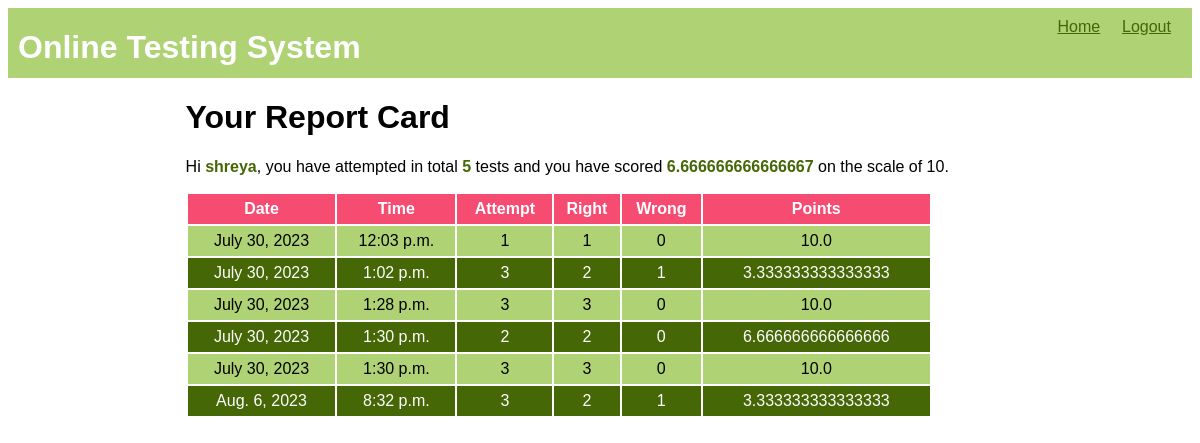
Page /OTS/test-history (signed in) on the committed database.
### OTS/models.py (models this page shows)
class Candidate(models.Model):
    username=models.CharField(primary_key=True,max_length=20)
    password=models.CharField(null=False,max_length=20)
    name=models.CharField(null=False,max_length=30)
    test_attempted=models.IntegerField(default=0)
    points=models.FloatField(default=0.0)

class Result(models.Model):
    resultid=models.BigAutoField(primary_key=True,auto_created=True)
    username=models.ForeignKey(Candidate,on_delete=models.CASCADE)
    date=models.DateField(auto_now=True)
    time=models.TimeField(auto_now=True)
    attempt=models.IntegerField()
    right=models.IntegerField()
    wrong=models.IntegerField()
    points=models.FloatField()

### OTS/views.py (the view)
# urls.py: path('test-history',testResultHistory,name="testHistory"),
def testResultHistory(request):
    if 'name' not in request.session.keys():
        res=HttpResponseRedirect("login")
    candidate=Candidate.objects.filter(username=request.session['username'])
    results=Result.objects.filter(username_id=candidate[0].username)
    context={'candidate':candidate[0],'results':results}
    res=render(request,'candidate_history.html',context)
    return res

### OTS/templates/candidate_history.html (shortened to what this page needs)
{% extends 'main.html' %}
{% block top%}
<a href="{% url 'OTS:home' %}">Home</a>
<a href="{% url 'OTS:logout' %}">Logout</a>
{%endblock %}
{% block content %}
<h1>Your Report Card</h1>
<p>Hi <span class="special">{{candidate.name}}</span>,
    you have attempted in total <span class="special">{{candidate.test_attempted}}</span> tests and you have scored <span class="special">{{candidate.points}}</span> on the scale of 10.</p>
<table>
    <tr>
        <th>Date</th>
        <th>Time</th>
        <th>Attempt</th>
        <th>Right</th>
        <th>Wrong</th>
        <th>Points</th>
    </tr>
    {% for r in results%}
    <tr>
        <td>{{r.date}}</td>
        <td>{{r.time}}</td>
        <td>{{r.attempt}}</td>
        <td>{{r.right}}</td>
        <td>{{r.wrong}}</td>
        <td>{{r.points}}</td>
    </tr>
    {% endfor %}
</table>
{% endblock %}

### OTS/templates/main.html (shortened to what this page needs)
<!DOCTYPE html>
{% load static %}
<html lang="en">
<head>
    <link rel="stylesheet" href="{% static 'theme.css' %}">
    <link rel="stylesheet" href="{% static 'formstyle.css' %}">
    <link rel="stylesheet" href="{% static 'buttonstyle.css' %}">
</head>
<body>
    <div class="top">
        <div class="sitename"><h1>Online Testing System</h1></div>
        <div class="menu">
            {% block top%} {% endblock %}
        </div>
    </div>
    <div class="content">
        {%block content%}{% endblock %}
    </div>
</body>
</html>

### OTS/static/theme.css (style rules this page uses)
* { font-family:'Gill Sans', 'Gill Sans MT', Calibri, 'Trebuchet MS', sans-serif; }
.top { height:50px; background-color:#AFD275; margin-bottom:20px; padding:10px; }
.top div.sitename { display:inline-block; color: white; position:relative; top:-10px; }
.top div.menu { float:right; }
.top div.menu a { color:#456705; display:inline-block; min-width:50px; margin-right:10px; }
.content { width:70%; margin-left:auto; margin-right:auto; }
table { width:90%; }
table tr:nth-child(odd) { background-color:#456705; color:white; height:30px; }
table tr:nth-child(even) { background-color:#AFD275; height:30px; }
table tr:first-child { background-color:#F64C72; }
table td { text-align:center; }
span.special { color:#456705; font-weight: bold; }

### rows in the picture
Candidate: name "shreya", test_attempted "5", points "6.666666666666667"
Result: date "July 30, 2023", time "12:03 p.m.", attempt "1", right "1", wrong "0", points "10.0"
Result: date "July 30, 2023", time "1:02 p.m.", attempt "3", right "2", wrong "1", points "3.333333333333333"
Result: date "July 30, 2023", time "1:28 p.m.", attempt "3", right "3", wrong "0", points "10.0"
Result: date "July 30, 2023", time "1:30 p.m.", attempt "2", right "2", wrong "0", points "6.666666666666666"
Result: date "July 30, 2023", time "1:30 p.m.", attempt "3", right "3", wrong "0", points "10.0"
Result: date "Aug. 6, 2023", time "8:32 p.m.", attempt "3", right "2", wrong "1", points "3.333333333333333"
